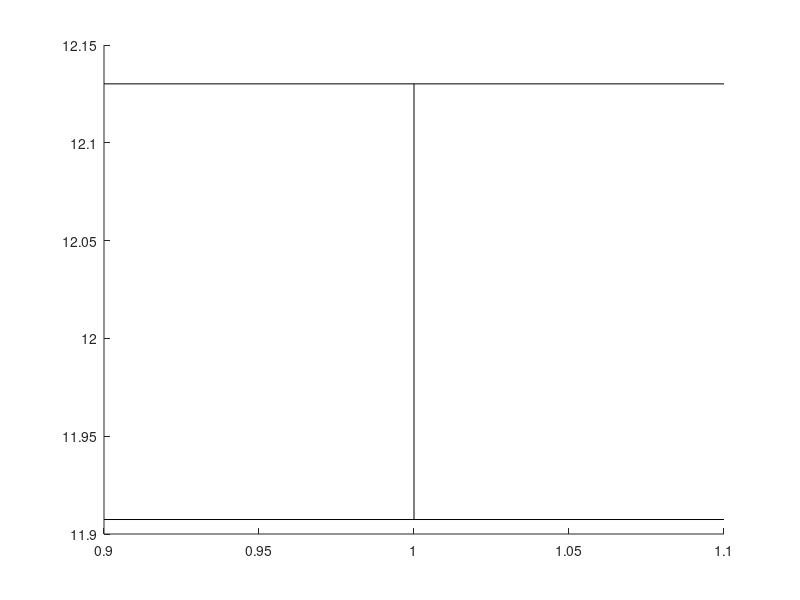

Reproduce this figure in MATLAB. (Note: this script raises an error after producing the figure.)
%% ZEIT4500 Results Loading and Plotting
% SBLT Andrew Taylor - z3457431
%% TicTacToe Desktop

%% Prepare Workspace
close all;
clear;
clc

%% Global Variables
workers = 1;
test_runs = 6;
min_t = zeros(1,test_runs);
max_t = zeros(1,test_runs);
mean_t = zeros(1,length(workers));
sd = zeros(1,length(workers));
se = zeros(1,length(workers));

%% Loading Data in
load('6total_results.mat');

%% Split Data into worker Runs using average total run time
for j = 1:1:1
    time_t = total(1:test_runs*workers(j));
    total = total(test_runs*workers(j)+1:end);
    mean_t(j) = mean(time_t);
    sd(j) = std(time_t);
    se(j) = sd(j)/sqrt(6);
end
mean_t = fliplr(mean_t);
figure(6);
p2 = errorbar(mean_t,se,'k','linewidth',2);
xlabel('Test Run');
ylabel('Time (s)');
grid;
% xlim([0.5 13.5])
title('Desktop - 1 ps & 1 worker -- MNIST');
% set(gca, 'Xtick',1:1:13)
% set(gca,'XtickLabel',1:1:13)
%yyaxis right;
%p3 = plot([1 1 1 1 1 1 1 1 1 1 1 1 1],'b');
%p4 = plot([13 12 11 10 9 8 7 6 5 4 3 2 1],'-.r');
%ylabel('Parameter Servers');
%legend('Single Parameter Server','Multiple Parameter Servers',...
%    'Parameter Servers Fixed','Parameter Servers Increasing','location','northeast');